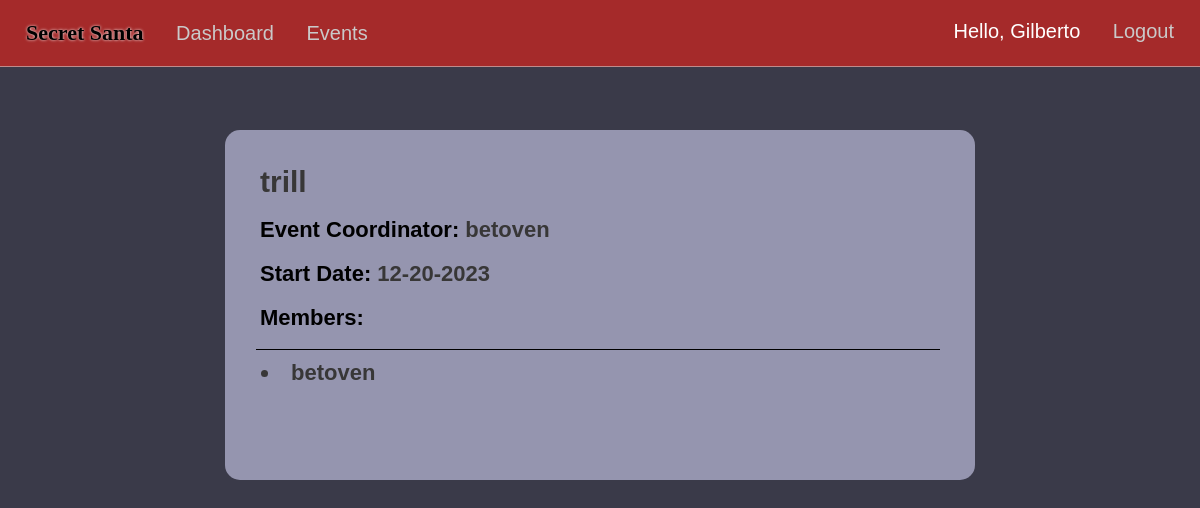
Page /event-info/id=1 (signed in) on the committed database.
### market/models.py (models this page shows, shortened)
class User(db.Model, UserMixin):
    id = db.Column(db.Integer(), primary_key=True)
    username = db.Column(db.String(length=30), nullable=False, unique=True)
    first_name = db.Column(db.String(length=50), nullable=False)
    last_name = db.Column(db.String(length=50), nullable=False)
    email_address = db.Column(db.String(length=50), nullable=False, unique=True)
    password_hash = db.Column(db.String(length=60), nullable=False)
    items = db.relationship('Item', backref='owned_user', lazy=True)
    events = db.relationship('Event', backref='coordinator', lazy=True)
    events_attending = db.relationship('EventMembers', backref='attendees', lazy=True, overlaps="event_members")
    @property
    def password(self):
        return self.password_hash

class Event(db.Model):
    event_id = db.Column(db.Integer(), primary_key=True)
    coordinator_id = db.Column(db.Integer(), db.ForeignKey('user.id'), nullable=False)
    event_name = db.Column(db.String(length=75), nullable=False, unique=True)
    event_date = db.Column(db.Date())
    attendees = db.relationship('EventMembers', backref='attended_events', lazy=True)

class EventMembers(db.Model):
    id = db.Column(db.Integer(), primary_key=True)
    event_id = db.Column(db.Integer(), db.ForeignKey('event.event_id'), nullable=False)
    user_id = db.Column(db.Integer(), db.ForeignKey('user.id'), nullable=False)
    status = db.Column(db.String(20))
    user = db.relationship('User', backref='event_members', overlaps="attendees")

### market/routes.py (the view, shortened to what this page needs)
@app.route("/event-info/id=<int:event_id>", methods=['GET','POST'])
@login_required
def event_info(event_id):
    event = Event.query.filter_by(event_id=event_id).first()
    if not event:
        flash('Event not found.', category='danger')
        return redirect(url_for('events_page'))
    form=AddUserEvent()
    return render_template("info.html",event=event, form=form)

### market/models.py (called while the page is built)
@login_manager.user_loader
def load_user(user_id):
    return User.query.get(int(user_id))

### market/templates/info.html (shortened to what this page needs)
{% extends 'base.html' %}
  {% block style %}
  <link rel= "stylesheet" type= "text/css" href= "{{ url_for('static',filename='styles/events.css') }}">
  {% endblock %}
  {% block content %}
  <center>
    <div class="create-div">
      <div class="event">
        <div class="titles-div">
          <h1 class="e-title"><span class="event-info event-info-title">{{event.event_name}}</span></h1>
          <h1 class="event-title e-title">Event Coordinator: <span class="event-info">{{event.coordinator.username}}</span></h1>
          <h1 class="event-title e-title">Start Date: <span class="event-info">{{event.event_date.strftime('%m-%d-%Y')}}</span></h1>
          <h1 class="event-title e-title">Members:</h1>
          <h1 class="event-title e-title">
          {% for attendee in event.attendees %}
            {% if current_user.username==attendee.user.username %}
              {% if attendee.user.id==event.coordinator_id %}
                <li class="event-info">{{ attendee.user.username }} </li>
              {% elif attendee.status =='member'%}
              <div class="member-delete">
                <li class="event-info">{{ attendee.user.username }} </li>
              </div>
                {% endif %}
            {% else %}
            {% if attendee.status =='member'%}
            <div class="member-delete">
              <li class="event-info">{{ attendee.user.username }} </li>
            </div>
            {% endif %}
            {% endif %}
          {% endfor %}
            </h1>
        </div>
      </div>
    </div>
  </center>
  {% endblock %}

### market/templates/base.html (shortened to what this page needs)
<!DOCTYPE html>
<html lang="en">
<head>
  <link rel= "stylesheet" type= "text/css" href= "{{ url_for('static',filename='styles/main.css') }}">
  {% block style %}
  {% endblock %}
</head>
<body>
  <nav>
    <ul class="top-left-nav">
      <a href="{{ url_for('home_page') }}" ><li class="li-title">
        Secret Santa
      </li></a>
    {% if current_user.is_authenticated %}
      <li>
        <a href="{{ url_for('dashboard_page') }}" class="nav-item">Dashboard</a>
      </li>
      <li>
        <a href="{{ url_for('events_page') }}" class="nav-item">Events</a>
      </li>
    {% endif %}
    </ul>
    {% if current_user.is_authenticated %}
    <ul class="top-right-nav">
      <li>
        <p class="nav-name">Hello, {{ current_user.first_name.title() }} </p>
      </li>
      <li>
        <a class="nav-item" href="{{ url_for('logout_page') }}">Logout</a>
      </li>
    </ul>
    {% endif %}
  </nav>
  {% block content %}
  {% endblock %}
</body>
</html>

### market/static/styles/main.css (style rules this page uses)
* { margin: 0px; box-sizing: border-box; }
body { margin-top: 66px; font-family: Arial, Helvetica, sans-serif; background-color: rgb(58, 58, 73); color: white; padding: 0px 10px; padding-bottom: 80px; }
nav { display: flex; justify-content: space-between; background-color: brown; padding: 20px 20px; position: fixed; right: 0px; left: 0px; top:0px; z-index: 1000; color: black; font-family:'Gill Sans', 'Gill Sans MT', Calibri, 'Trebuchet MS', sans-serif; font-size: 20px; border-bottom: 1px solid rgba(209, 208, 208, 0.589); }
.li-title { font-weight: bolder; font-size: 22px; font-family: 'Grinched'; text-shadow: 0px 0px 3px white; }
.top-left-nav { list-style: none; padding: 0px; display: inline-block; }
.top-left-nav li,.top-right-nav li { display: inline-block; margin-right: 6px; margin-left: 6px; }
.top-right-nav { list-style: none; padding: 0px; display: inline-block; }
.nav-item { text-decoration: none; color: rgb(202, 201, 201); margin-left: 15px; }
.nav-name { text-decoration: none; color: rgb(255, 255, 255); }
a { text-decoration: none; color: Black; }

### market/static/styles/events.css (style rules this page uses)
body { padding-left: 0px; padding-right:0px; }
.event { background-color: rgb(149, 149, 175); min-height: 350px; max-width: 750px; margin-top: 100px; border-radius: 15px; text-align: left; padding:35px; font-size: 12px; display: flex; flex-direction:column; justify-content:space-between; margin-left: 10px; margin-right: 10px; }
.event-title { margin-top: 18px; }
.event-info-title { font-size: 30px; }
.e-title { font-size: 22px; color: rgb(0, 0, 0); font-family: 'Gill Sans', 'Gill Sans MT', Calibri, 'Trebuchet MS', sans-serif; }
.titles-div { display: inline-block; }
.event-info { color: rgb(56, 55, 55); }
.create-div { margin-top: 130px; }
.member-delete { display: flex; justify-content: space-between; border-top: 1px solid black; border-radius: 0px; padding: 5px; margin-top: 10px; padding-top: 10px; padding-bottom: 0px; margin-left: -4px; }

### rows in the picture
User: first_name "Gilberto"
Event: event_name "trill", event_date "12-20-2023"
User: coordinator.username "betoven"
EventMembers: user.username "betoven"
